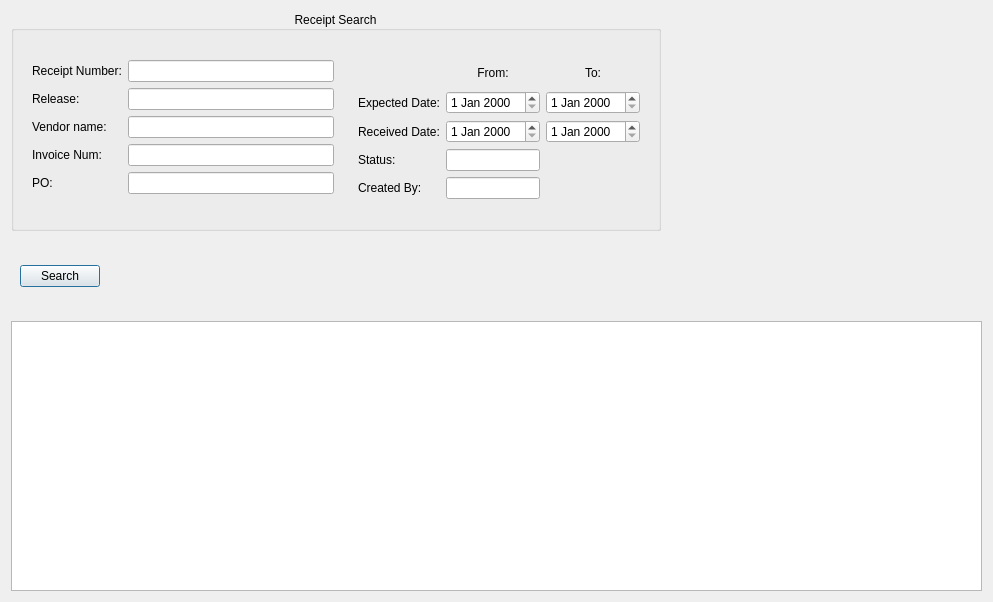
<?xml version="1.0" encoding="UTF-8"?>
<ui version="4.0">
 <class>ReceiptSearch</class>
 <widget class="QDialog" name="ReceiptSearch">
  <property name="geometry">
   <rect>
    <x>0</x>
    <y>0</y>
    <width>993</width>
    <height>602</height>
   </rect>
  </property>
  <property name="minimumSize">
   <size>
    <width>697</width>
    <height>459</height>
   </size>
  </property>
  <property name="maximumSize">
   <size>
    <width>1081</width>
    <height>1081</height>
   </size>
  </property>
  <property name="windowTitle">
   <string>Order Search Window</string>
  </property>
  <layout class="QGridLayout" name="gridLayout_6">
   <item row="1" column="1">
    <spacer name="horizontalSpacer">
     <property name="orientation">
      <enum>Qt::Horizontal</enum>
     </property>
     <property name="sizeHint" stdset="0">
      <size>
       <width>811</width>
       <height>78</height>
      </size>
     </property>
    </spacer>
   </item>
   <item row="2" column="0" colspan="2">
    <widget class="QTableView" name="tableViewReceipts">
     <property name="styleSheet">
      <string notr="true"/>
     </property>
     <property name="frameShape">
      <enum>QFrame::StyledPanel</enum>
     </property>
     <property name="sizeAdjustPolicy">
      <enum>QAbstractScrollArea::AdjustToContents</enum>
     </property>
     <property name="editTriggers">
      <set>QAbstractItemView::NoEditTriggers</set>
     </property>
     <property name="alternatingRowColors">
      <bool>true</bool>
     </property>
    </widget>
   </item>
   <item row="0" column="0" colspan="2">
    <widget class="QGroupBox" name="groupBox">
     <property name="minimumSize">
      <size>
       <width>650</width>
       <height>220</height>
      </size>
     </property>
     <property name="maximumSize">
      <size>
       <width>400</width>
       <height>220</height>
      </size>
     </property>
     <property name="title">
      <string>Receipt Search</string>
     </property>
     <property name="alignment">
      <set>Qt::AlignCenter</set>
     </property>
     <layout class="QGridLayout" name="gridLayout_2">
      <item row="0" column="0">
       <widget class="QFrame" name="frame_3">
        <property name="minimumSize">
         <size>
          <width>320</width>
          <height>0</height>
         </size>
        </property>
        <property name="maximumSize">
         <size>
          <width>320</width>
          <height>157</height>
         </size>
        </property>
        <property name="frameShape">
         <enum>QFrame::NoFrame</enum>
        </property>
        <property name="frameShadow">
         <enum>QFrame::Raised</enum>
        </property>
        <layout class="QGridLayout" name="gridLayout">
         <item row="5" column="1">
          <widget class="QLineEdit" name="lineEdit_PO"/>
         </item>
         <item row="4" column="1">
          <widget class="QLineEdit" name="lineEdit_InvoiceNum"/>
         </item>
         <item row="4" column="0">
          <widget class="QLabel" name="label_11">
           <property name="text">
            <string>Invoice Num:</string>
           </property>
          </widget>
         </item>
         <item row="3" column="0">
          <widget class="QLabel" name="label_3">
           <property name="text">
            <string>Vendor name:</string>
           </property>
          </widget>
         </item>
         <item row="1" column="0">
          <widget class="QLabel" name="label">
           <property name="text">
            <string>Release:</string>
           </property>
          </widget>
         </item>
         <item row="0" column="0">
          <widget class="QLabel" name="label_2">
           <property name="text">
            <string>Receipt Number:</string>
           </property>
          </widget>
         </item>
         <item row="0" column="1">
          <widget class="QLineEdit" name="lineEdit_Receip_num"/>
         </item>
         <item row="3" column="1">
          <widget class="QLineEdit" name="lineEdit_VendorName"/>
         </item>
         <item row="5" column="0">
          <widget class="QLabel" name="label_10">
           <property name="text">
            <string>PO:</string>
           </property>
          </widget>
         </item>
         <item row="1" column="1">
          <widget class="QLineEdit" name="lineEdit_Realease_num"/>
         </item>
        </layout>
       </widget>
      </item>
      <item row="0" column="1">
       <widget class="QFrame" name="frame">
        <property name="maximumSize">
         <size>
          <width>300</width>
          <height>16777215</height>
         </size>
        </property>
        <property name="frameShape">
         <enum>QFrame::NoFrame</enum>
        </property>
        <property name="frameShadow">
         <enum>QFrame::Raised</enum>
        </property>
        <layout class="QGridLayout" name="gridLayout_4">
         <item row="3" column="0">
          <widget class="QLabel" name="label_8">
           <property name="text">
            <string>Status:</string>
           </property>
          </widget>
         </item>
         <item row="4" column="0">
          <widget class="QLabel" name="label_5">
           <property name="text">
            <string>Created By:</string>
           </property>
          </widget>
         </item>
         <item row="2" column="0">
          <widget class="QLabel" name="label_7">
           <property name="text">
            <string>Received Date:</string>
           </property>
          </widget>
         </item>
         <item row="2" column="1">
          <widget class="QDateEdit" name="dateEdit_ReceivedDateFrom"/>
         </item>
         <item row="0" column="2">
          <widget class="QLabel" name="label_9">
           <property name="text">
            <string>To:</string>
           </property>
           <property name="alignment">
            <set>Qt::AlignCenter</set>
           </property>
          </widget>
         </item>
         <item row="4" column="1">
          <widget class="QLineEdit" name="lineEdit_CreatedBy"/>
         </item>
         <item row="1" column="2">
          <widget class="QDateEdit" name="dateEdit_ExpectedDateTo"/>
         </item>
         <item row="3" column="1">
          <widget class="QLineEdit" name="lineEdit_Status"/>
         </item>
         <item row="1" column="1">
          <widget class="QDateEdit" name="dateEdit_ExpectedDateFrom"/>
         </item>
         <item row="2" column="2">
          <widget class="QDateEdit" name="dateEdit_ShipDateTo"/>
         </item>
         <item row="1" column="0">
          <widget class="QLabel" name="label_6">
           <property name="text">
            <string>Expected Date:</string>
           </property>
          </widget>
         </item>
         <item row="0" column="1">
          <widget class="QLabel" name="label_4">
           <property name="text">
            <string>From:</string>
           </property>
           <property name="alignment">
            <set>Qt::AlignCenter</set>
           </property>
          </widget>
         </item>
        </layout>
       </widget>
      </item>
     </layout>
    </widget>
   </item>
   <item row="1" column="0">
    <widget class="QFrame" name="frame_4">
     <property name="frameShape">
      <enum>QFrame::NoFrame</enum>
     </property>
     <property name="frameShadow">
      <enum>QFrame::Raised</enum>
     </property>
     <layout class="QGridLayout" name="gridLayout_5">
      <item row="0" column="0">
       <widget class="QPushButton" name="pushButton_Search">
        <property name="text">
         <string>Search</string>
        </property>
       </widget>
      </item>
      <item row="0" column="1">
       <widget class="QLabel" name="Records">
        <property name="text">
         <string/>
        </property>
       </widget>
      </item>
     </layout>
    </widget>
   </item>
  </layout>
 </widget>
 <resources/>
 <connections/>
</ui>
